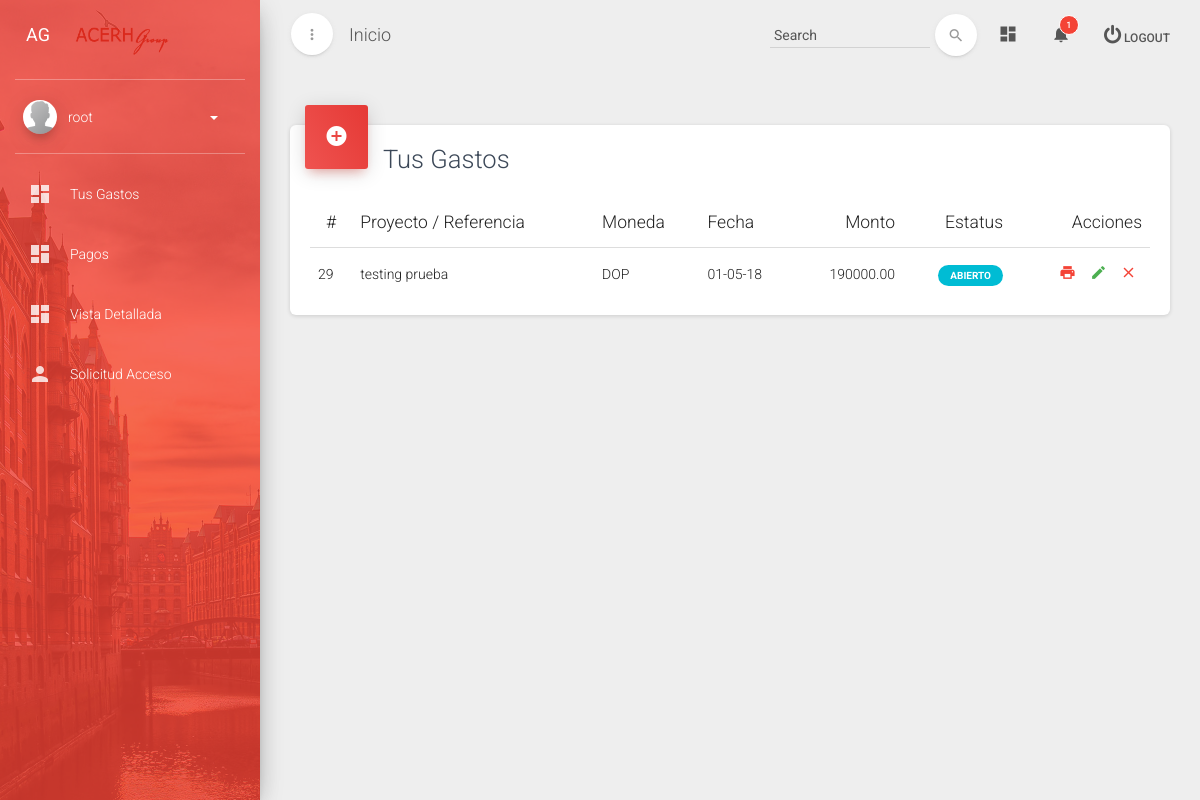
The app's page /gastos/ (signed in), older data.
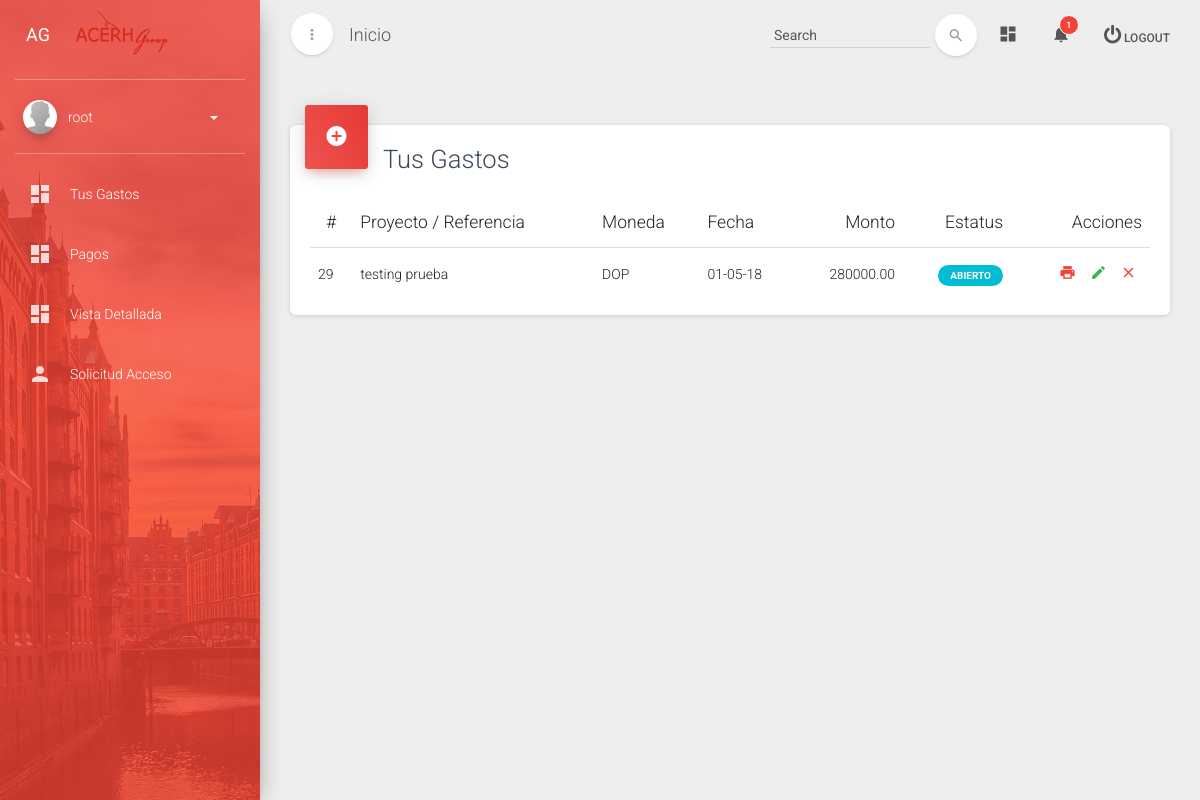
The same page, newer data.
### ncf/models.py (models this page shows, shortened)
class Gasto(models.Model):
	numero = models.CharField(max_length=999999)
	referencia = models.CharField(max_length=100, blank=True)
	moneda = models.CharField(max_length=10, blank=True)
	fecha = models.DateTimeField(auto_now_add=True, auto_now=False)
	total_final = models.DecimalField(max_digits=999999,decimal_places=2)
	nota = models.TextField(blank=True)
	comprador = models.ForeignKey(User)
	estatus = models.CharField(max_length=20, blank=True)

### ncf/views.py (the view)
# urls.py: url(r'^gastos/',compania ),
def compania(request):
	gasto = Gasto.objects.filter(comprador=request.user);
	return render(request, 'gastotabla.html',{'gasto':gasto, 'gastos':gasto.all()})

### templates/gastotabla.html (shortened to what the changed rows need)
{% extends 'nucleo.html' %}
{% load staticfiles %}
{% block content %}
<div class="col-md-12">
                            <div class="card">
                                <div class="card-content">
                                    <div class="table-responsive">
                                        <table class="table">
                                            <thead>
                                                <tr>
                                                    <th class="text-center">#</th>
                                                    <th>Proyecto / Referencia</th>
                                                    <th>Moneda</th>
                                                    <th>Fecha</th>
                                                    <th class="text-right">Monto</th>
                                                    <th class="text-right">Estatus</th>
                                                    <th class="text-right">Acciones</th>
                                                </tr>
                                            </thead>
                                            <tbody>
                                              {% for gasto in gastos %}
                                                <tr>
                                                    <td>{{gasto.id}}</td>
                                                    <td>{{gasto.referencia}}</td>
                                                    <td>{{gasto.moneda}}</td>
                                                    <td >{{gasto.fecha|date:'d-m-y'}}</td>
                                                    <td class="text-right">{{gasto.total_final}}</td>
                                                    <td class="text-right"><span class="label label-info">{{gasto.estatus}}</span></td>
                                                    <td class="td-actions text-right">
                                                        {% if gasto.estatus == "Abierto" %}
                                                        <a href="{% url 'PDF' id=gasto.id %}">
                                                        <button type="button"  rel="tooltip" class="btn btn-danger btn-simple" data-original-title="" title="">
                                                            <i class="material-icons md-48"  >print</i>
                                                        </button></a>
                                                        <a href="{% url 'detalle' id=gasto.id %}">{{post.titulo}}<button type="button"  rel="tooltip" class="btn btn-success btn-simple" data-original-title="" title="">
                                                            <i class="material-icons md-48">edit</i>
                                                        </button></a>
                                                        <button type="button" onclick="Remove({{gasto.id}})" rel="tooltip" class="btn btn-danger btn-simple" data-original-title="" title="">
                                                            <i class="material-icons md-48"  >close</i>
                                                        </button></a>
                                                        {% else %}
                                                        <a href="{% url 'PDF' id=gasto.id %}">
                                                        <button type="button"  rel="tooltip" class="btn btn-danger btn-simple" data-original-title="" title="">
                                                            <i class="material-icons md-48"  >print</i>
                                                        </button></a>
                                                        {% endif %}
                                                    </td>
                                                </tr>
                                               {% endfor %}
                                            </tbody>
                                        </table>
                                    </div>
                                </div>
                            </div>
                        </div>
{% endblock %}

Row changes from the older to the newer data that the page shows:
changed Gasto "testing prueba": total_final "190000.00" → "280000.00"
